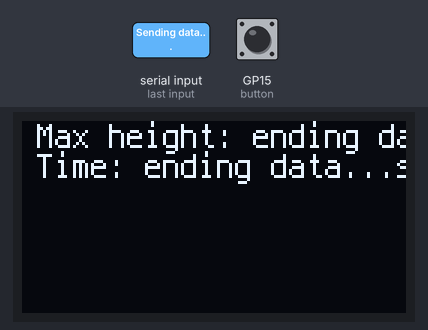
This program was run on a simulated Raspberry Pi Pico running CircuitPython. On the bench: 128×64 one-colour display. Inputs (shaded band) come from the test bench; at power-on: GP15 (button) HIGH. What the program prints to the serial console is not drawn.

1.3 s: GP15 (button) pulled LOW for 0.15 s
2.9 s: "Sending data..." received over the second serial link
4.7 s: "Sending data..." received over the second serial link
6.4 s: "Sending data..." received over the second serial link
Above: at 7.1 s.
8.1 s: GP15 (button) pulled LOW for 1 s
10.6 s: "1" received over the second serial link
Timing chart, 0 to 13.3 s (numbered marks = the images above; inputs shaded):
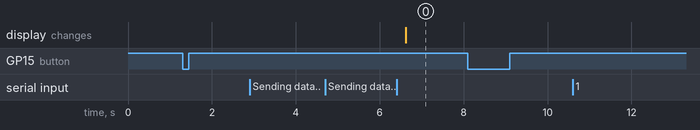

Measured:
- after the input at 1.3 s, every drawn part: stays the same
- after the input at 2.9 s, every drawn part: stays the same
- after the input at 4.7 s, every drawn part: stays the same
- after the input at 6.4 s, the display: changes after 0.22 s (image 0)
- after the input at 8.1 s, every drawn part: stays the same
- after the input at 10.6 s, every drawn part: stays the same

The program:

commsControl.py
```python
# type: ignore
# communicate over uart between boards

'''uart setup'''
import busio
import board
uart = busio.UART(board.GP0, board.GP1, baudrate=9600, timeout=0)


'''arming button setup'''
import digitalio
button = digitalio.DigitalInOut(board.GP15)
button.pull = digitalio.Pull.UP  # wire one leg to pin 15 ad the other to GROUND

'''oled screen setup'''
from adafruit_display_text import label
import adafruit_displayio_ssd1306
from terminalio import FONT
import displayio
displayio.release_displays()
sdaPin = board.GP2  # define which SDA & SCL pins to use - HAVE TO BE CONNECTED TO SAME I2C ON PICO
sclPin = board.GP3
i2c = busio.I2C(sclPin, sdaPin)
display_bus = displayio.I2CDisplay(i2c, device_address = 0x3d, reset = board.GP5)  # set up oled screen - device address from test code
display = adafruit_displayio_ssd1306.SSD1306(display_bus, width=128, height=64)

# set up OLED screen on a different i2c

'''general'''
from time import sleep
from projectileLib import getMessage

alreadyPressed = False  # wait for button to be pressed

while True:
    splash = displayio.Group()

    if button.value == False:  # if the button is pressed, send a message
        if alreadyPressed == False:  #
            uart.write(bytes(f"Start", "ascii"))
            print(f"Starting data collection ...")
            sleep(1)
            alreadyPressed = True

        elif alreadyPressed == True:
            uart.write(bytes(f"Stop", "ascii"))
            print(f"Stopping data collection ...")
            sleep(1)
            alreadyPressed = False

    if getMessage(uart) == "Sending data...":  # wait for message which tells sender to prepare to receieve max height
        waitForData = True
    else:
        waitForData = False

    if waitForData:  # tell receiever the sender is ready
        uart.write(bytes(f"Ready for max height", "ascii"))
        waitForData = False

        byte_read = uart.read(1)

        while byte_read == None:  # read one byte at a time until it gets a message which isn't None
            byte_read = uart.read(1)
            # print(byte_read)

        maxHeight = getMessage(uart)  # read the message after the first detected byte

        while maxHeight == 0:  # max height almost certainly should not be zero - correct transmission skip
            maxHeight = getMessage(uart)
            # print(maxHeight)

        maxStr = f"Max height: {maxHeight}m"  # set as var to pass to serial and the oled screen
        print(maxStr)

        # Time of flight
        uart.write(bytes(f"Ready for time", "ascii"))

        byte2_read = uart.read(1)

        while byte2_read == None:  # read one byte at a time until it gets a message which isn't None
            byte2_read = uart.read(1)
            # print(byte_read)

        tof = getMessage(uart)

        while tof == 0:  # same strategy as above
            tof = getMessage(uart)
            # print(tof)

        tofStr = f"Time: {tof}s"
        print(tofStr)

        # print to oled screen
        maxLine = label.Label(FONT, text = maxStr, color = 0xFFFF00, x = 5, y = 5)  # format title line; set text to start at screen coordinate (5,5)
        splash.append(maxLine)  # add maximum value to what the screen is showing

        tofLine = label.Label(FONT, text = tofStr, color = 0xFFFF00, x = 5, y = 15)
        splash.append(tofLine)  # add maximum value to what the screen is showing

        display.show(splash)  # print to screen
```

projectileLib.py
```python
# type: ignore

from ulab import numpy as np

def findMax(vals):
    real_vals = []
    medianVal = np.median(vals)
    # print("MEDIAN:", medianVal)
    devs = []

    for d in range(len(vals)):  # make a list of all the deviations from the median (mean ends up too skewed)
        devs.append(vals[d] - medianVal)

    deviation = np.sqrt((sum(devs))/len(vals))  # add them up and find the standard deviation
    # print("DEVIATION:", deviation)

    for i in reversed(range(len(vals))): # cycle backward through list so as not to mess up indices
        # print(vals)
        zScore = (vals[i]-medianVal)/deviation # find the z-score (how far removed from the data it is) based on median
        # print(vals[i])
        # print("z-score:", zScore)

        if zScore <= 3:  # # add all close enough vals to real vals list, excluding outliers > 3 stdevs from the median
            real_vals.append(vals[i])
            # print(real_vals)

    maxVal = max(real_vals)

    return maxVal

from time import sleep

def getMessage(uart):
    message = 0

    byte_read = uart.read(40)  # Read a bunch of bytes to make sure it gets the whole message
    # print(byte_read)
    sleep(.2)  # make sure it has enough tine to read the whole message while not causing awkward delay

    if not byte_read:
        # Nothing read.
        pass

    if byte_read == b'\x00' or byte_read == b'\x00\x00' or byte_read == b'\x00\x00\x00':
        # unplug error
        pass

    if byte_read and byte_read != b'\x00' and byte_read != b'\x00\x00' and byte_read != b'\x00\x00\x00':
        message = byte_read.decode()  # decode bytes into a string
        # print(message)
        print(f"Message received: {message}")

    return message

def findMag(vals):  # find magnitude of a vector
    return np.sqrt(sum(i**2 for i in vals))
```
